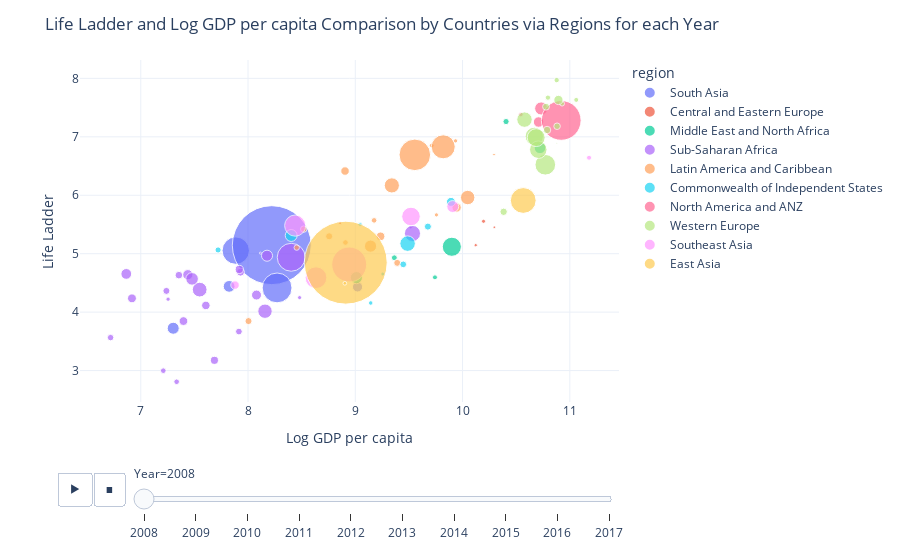

Notebook code cell kept with this figure:
### Code cell
fig = px.scatter(pop_df, 
                 x = "Log GDP per capita",
                 y = "Life Ladder",
                 animation_frame = "Year",
                 animation_group = "Country name",
                 size = "population",
                 template = "plotly_white",
                 color = "region", 
                 hover_name = "Country name", 
                 size_max = 60)
fig.update_layout(title = "Life Ladder and Log GDP per capita Comparison by Countries via Regions for each Year")
fig.show()

### Figure 1 — Plotly figure (JSON) as saved in the notebook; plotly's stock layout.template omitted (floating-point values rounded to 4 significant figures)
{"data": [{"hovertemplate": "<b>%{hovertext}</b><br><br>region=South Asia<br>Year=2008<br>Log GDP per capita=%{x}<br>Life Ladder=%{y}<br>population=%{marker.size}<extra></extra>", "hovertext": ["Afghanistan", "Bangladesh", "India", "Nepal", "Pakistan", "Sri Lanka"], "ids": ["Afghanistan", "Bangladesh", "India", "Nepal", "Pakistan", "Sri Lanka"], "legendgroup": "South Asia", "marker": {"color": "#636efa", "size": [27722276, 144304167, 1200669765, 26666576, 171648986, 19983984], "sizemode": "area", "sizeref": 385100.0, "symbol": "circle"}, "mode": "markers", "name": "South Asia", "orientation": "v", "showlegend": true, "type": "scatter", "x": [7.303, 7.886, 8.222, 7.824, 8.271, 9.021], "xaxis": "x", "y": [3.724, 5.052, 5.146, 4.441, 4.414, 4.431], "yaxis": "y"}, {"hovertemplate": "<b>%{hovertext}</b><br><br>region=Central and Eastern Europe<br>Year=2008<br>Log GDP per capita=%{x}<br>Life Ladder=%{y}<br>population=%{marker.size}<extra></extra>", "hovertext": ["Estonia", "Kosovo", "Latvia", "Lithuania"], "ids": ["Estonia", "Kosovo", "Latvia", "Lithuania"], "legendgroup": "Central and Eastern Europe", "marker": {"color": "#EF553B", "size": [1337090, 1747383, 2177322, 3198231], "sizemode": "area", "sizeref": 385100.0, "symbol": "circle"}, "mode": "markers", "name": "Central and Eastern Europe", "orientation": "v", "showlegend": true, "type": "scatter", "x": [10.3, 8.858, 10.12, 10.2], "xaxis": "x", "y": [5.452, 5.522, 5.145, 5.554], "yaxis": "y"}, {"hovertemplate": "<b>%{hovertext}</b><br><br>region=Middle East and North Africa<br>Year=2008<br>Log GDP per capita=%{x}<br>Life Ladder=%{y}<br>population=%{marker.size}<extra></extra>", "hovertext": ["Iraq", "Israel", "Jordan", "Lebanon", "Saudi Arabia", "Turkey"], "ids": ["Iraq", "Israel", "Jordan", "Lebanon", "Saudi Arabia", "Turkey"], "legendgroup": "Middle East and North Africa", "marker": {"color": "#00cc96", "size": [28385746, 7308800, 6556478, 4764741, 25888541, 70418604], "sizemode": "area", "sizeref": 385100.0, "symbol": "circle"}, "mode": "markers", "name": "Middle East and North Africa", "orientation": "v", "showlegend": true, "type": "scatter", "x": [9.011, 10.41, 9.364, 9.743, 10.72, 9.9], "xaxis": "x", "y": [4.59, 7.261, 4.93, 4.595, 6.811, 5.118], "yaxis": "y"}, {"hovertemplate": "<b>%{hovertext}</b><br><br>region=Sub-Saharan Africa<br>Year=2008<br>Log GDP per capita=%{x}<br>Life Ladder=%{y}<br>population=%{marker.size}<extra></extra>", "hovertext": ["Benin", "Botswana", "Burkina Faso", "Burundi", "Cameroon", "Chad", "Djibouti", "Ghana", "Kenya", "Liberia", "Madagascar", "Mali", "Mauritania", "Mozambique", "Niger", "Nigeria", "Rwanda", "Senegal", "Sierra Leone", "South Africa", "Tanzania", "Togo", "Uganda", "Zambia", "Zimbabwe"], "ids": ["Benin", "Botswana", "Burkina Faso", "Burundi", "Cameroon", "Chad", "Djibouti", "Ghana", "Kenya", "Liberia", "Madagascar", "Mali", "Mauritania", "Mozambique", "Niger", "Nigeria", "Rwanda", "Senegal", "Sierra Leone", "South Africa", "Tanzania", "Togo", "Uganda", "Zambia", "Zimbabwe"], "legendgroup": "Sub-Saharan Africa", "marker": {"color": "#ab63fa", "size": [8696921, 1915639, 14689725, 8126102, 19252666, 11183588, 816358, 23563825, 39791981, 3607860, 19996473, 14113577, 3296238, 22276596, 15250908, 150269623, 9524534, 12004701, 6133603, 49779471, 41853944, 6083420, 30431736, 12848530, 12379549], "sizemode": "area", "sizeref": 385100.0, "symbol": "circle"}, "mode": "markers", "name": "Sub-Saharan Africa", "orientation": "v", "showlegend": true, "type": "scatter", "x": [7.915, 9.516, 7.398, 6.719, 8.079, 7.356, 8.115, 8.177, 8.158, 7.255, 7.439, 7.607, 8.481, 6.865, 6.918, 8.403, 7.239, 7.93, 7.21, 9.533, 7.549, 7.335, 7.478, 7.918, 7.687], "xaxis": "x", "y": [3.667, 5.451, 3.846, 3.563, 4.292, 4.632, 5.009, 4.965, 4.015, 4.221, 4.64, 4.115, 4.248, 4.654, 4.236, 4.939, 4.363, 4.683, 2.997, 5.346, 4.385, 2.808, 4.569, 4.73, 3.174], "yaxis": "y"}, {"hovertemplate": "<b>%{hovertext}</b><br><br>region=Latin America and Caribbean<br>Year=2008<br>Log GDP per capita=%{x}<br>Life Ladder=%{y}<br>population=%{marker.size}<extra></extra>", "hovertext": ["Argentina", "Bolivia", "Brazil", "Chile", "Colombia", "Costa Rica", "Dominican Republic", "Ecuador", "El Salvador", "Guatemala", "Haiti", "Honduras", "Mexico", "Nicaragua", "Panama", "Paraguay", "Peru", "Trinidad and Tobago", "Uruguay"], "ids": ["Argentina", "Bolivia", "Brazil", "Chile", "Colombia", "Costa Rica", "Dominican Republic", "Ecuador", "El Salvador", "Guatemala", "Haiti", "Honduras", "Mexico", "Nicaragua", "Panama", "Paraguay", "Peru", "Trinidad and Tobago", "Uruguay"], "legendgroup": "Latin America and Caribbean", "marker": {"color": "#FFA15A", "size": [40080160, 9721454, 192030362, 16708258, 44254975, 4463125, 9458075, 14535739, 6131764, 14006428, 9646580, 7980955, 110815271, 5667432, 3516204, 6081296, 28562317, 1314443, 3340221], "sizemode": "area", "sizeref": 385100.0, "symbol": "circle"}, "mode": "markers", "name": "Latin America and Caribbean", "orientation": "v", "showlegend": true, "type": "scatter", "x": [10.05, 8.756, 9.555, 9.945, 9.341, 9.713, 9.391, 9.236, 8.908, 8.905, 8.005, 8.52, 9.82, 8.454, 9.935, 9.176, 9.142, 10.29, 9.757], "xaxis": "x", "y": [5.961, 5.298, 6.691, 5.789, 6.168, 6.851, 4.842, 5.297, 5.191, 6.414, 3.846, 5.42, 6.829, 5.104, 6.931, 5.57, 5.129, 6.696, 5.664], "yaxis": "y"}, {"hovertemplate": "<b>%{hovertext}</b><br><br>region=Commonwealth of Independent States<br>Year=2008<br>Log GDP per capita=%{x}<br>Life Ladder=%{y}<br>population=%{marker.size}<extra></extra>", "hovertext": ["Armenia", "Azerbaijan", "Belarus", "Georgia", "Kazakhstan", "Moldova", "Tajikistan", "Ukraine", "Uzbekistan"], "ids": ["Armenia", "Azerbaijan", "Belarus", "Georgia", "Kazakhstan", "Moldova", "Tajikistan", "Ukraine", "Uzbekistan"], "legendgroup": "Commonwealth of Independent States", "marker": {"color": "#19d3f3", "size": [2907618, 8763400, 9527985, 3848449, 15674000, 3570108, 7209930, 46258200, 27302800], "sizemode": "area", "sizeref": 385100.0, "symbol": "circle"}, "mode": "markers", "name": "Commonwealth of Independent States", "orientation": "v", "showlegend": true, "type": "scatter", "x": [9.256, 9.447, 9.677, 9.144, 9.892, 9.045, 7.721, 9.488, 8.402], "xaxis": "x", "y": [4.652, 4.817, 5.463, 4.156, 5.886, 5.503, 5.064, 5.172, 5.311], "yaxis": "y"}, {"hovertemplate": "<b>%{hovertext}</b><br><br>region=North America and ANZ<br>Year=2008<br>Log GDP per capita=%{x}<br>Life Ladder=%{y}<br>population=%{marker.size}<extra></extra>", "hovertext": ["Australia", "Canada", "New Zealand", "United States"], "ids": ["Australia", "Canada", "New Zealand", "United States"], "legendgroup": "North America and ANZ", "marker": {"color": "#FF6692", "size": [21249200, 33247118, 4259800, 304093966], "sizemode": "area", "sizeref": 385100.0, "symbol": "circle"}, "mode": "markers", "name": "North America and ANZ", "orientation": "v", "showlegend": true, "type": "scatter", "x": [10.71, 10.73, 10.54, 10.92], "xaxis": "x", "y": [7.254, 7.486, 7.381, 7.28], "yaxis": "y"}, {"hovertemplate": "<b>%{hovertext}</b><br><br>region=Western Europe<br>Year=2008<br>Log GDP per capita=%{x}<br>Life Ladder=%{y}<br>population=%{marker.size}<extra></extra>", "hovertext": ["Austria", "Belgium", "Denmark", "Finland", "France", "Germany", "Iceland", "Ireland", "Italy", "Netherlands", "Norway", "Portugal", "Spain", "Sweden", "United Kingdom"], "ids": ["Austria", "Belgium", "Denmark", "Finland", "France", "Germany", "Iceland", "Ireland", "Italy", "Netherlands", "Norway", "Portugal", "Spain", "Sweden", "United Kingdom"], "legendgroup": "Western Europe", "marker": {"color": "#B6E880", "size": [8321496, 10709973, 5493621, 5313399, 64374984, 82110097, 317414, 4489544, 58826731, 16445593, 4768212, 10558177, 45954106, 9219637, 61806995], "sizemode": "area", "sizeref": 385100.0, "symbol": "circle"}, "mode": "markers", "name": "Western Europe", "orientation": "v", "showlegend": true, "type": "scatter", "x": [10.88, 10.79, 10.88, 10.8, 10.67, 10.77, 10.88, 10.93, 10.71, 10.89, 11.06, 10.38, 10.58, 10.78, 10.69], "xaxis": "x", "y": [7.181, 7.117, 7.971, 7.671, 7.008, 6.522, 6.888, 7.568, 6.78, 7.631, 7.632, 5.717, 7.294, 7.516, 6.986], "yaxis": "y"}, {"hovertemplate": "<b>%{hovertext}</b><br><br>region=Southeast Asia<br>Year=2008<br>Log GDP per capita=%{x}<br>Life Ladder=%{y}<br>population=%{marker.size}<extra></extra>", "hovertext": ["Cambodia", "Indonesia", "Malaysia", "Philippines", "Singapore", "Thailand", "Vietnam"], "ids": ["Cambodia", "Indonesia", "Malaysia", "Philippines", "Singapore", "Thailand", "Vietnam"], "legendgroup": "Southeast Asia", "marker": {"color": "#FF97FF", "size": [13883834, 235469762, 27236006, 90901965, 4839396, 66530984, 86243413], "sizemode": "area", "sizeref": 385100.0, "symbol": "circle"}, "mode": "markers", "name": "Southeast Asia", "orientation": "v", "showlegend": true, "type": "scatter", "x": [7.879, 8.943, 9.909, 8.634, 11.18, 9.519, 8.44], "xaxis": "x", "y": [4.462, 4.815, 5.807, 4.589, 6.642, 5.636, 5.48], "yaxis": "y"}, {"hovertemplate": "<b>%{hovertext}</b><br><br>region=East Asia<br>Year=2008<br>Log GDP per capita=%{x}<br>Life Ladder=%{y}<br>population=%{marker.size}<extra></extra>", "hovertext": ["China", "Japan", "Mongolia"], "ids": ["China", "Japan", "Mongolia"], "legendgroup": "East Asia", "marker": {"color": "#FECB52", "size": [1324655000, 128063000, 2631898], "sizemode": "area", "sizeref": 385100.0, "symbol": "circle"}, "mode": "markers", "name": "East Asia", "orientation": "v", "showlegend": true, "type": "scatter", "x": [8.911, 10.57, 8.903], "xaxis": "x", "y": [4.846, 5.911, 4.493], "yaxis": "y"}], "layout": {"legend": {"itemsizing": "constant", "title": {"text": "region"}, "tracegroupgap": 0}, "margin": {"t": 60}, "sliders": [{"active": 0, "currentvalue": {"prefix": "Year="}, "len": 0.9, "pad": {"b": 10, "t": 60}, "steps": [{"args": [["2008"], {"frame": {"duration": 0, "redraw": false}, "fromcurrent": true, "mode": "immediate", "transition": {"duration": 0, "easing": "linear"}}], "label": "2008", "method": "animate"}, {"args": [["2009"], {"frame": {"duration": 0, "redraw": false}, "fromcurrent": true, "mode": "immediate", "transition": {"duration": 0, "easing": "linear"}}], "label": "2009", "method": "animate"}, {"args": [["2010"], {"frame": {"duration": 0, "redraw": false}, "fromcurrent": true, "mode": "immediate", "transition": {"duration": 0, "easing": "linear"}}], "label": "2010", "method": "animate"}, {"args": [["2011"], {"frame": {"duration": 0, "redraw": false}, "fromcurrent": true, "mode": "immediate", "transition": {"duration": 0, "easing": "linear"}}], "label": "2011", "method": "animate"}, {"args": [["2012"], {"frame": {"duration": 0, "redraw": false}, "fromcurrent": true, "mode": "immediate", "transition": {"duration": 0, "easing": "linear"}}], "label": "2012", "method": "animate"}, {"args": [["2013"], {"frame": {"duration": 0, "redraw": false}, "fromcurrent": true, "mode": "immediate", "transition": {"duration": 0, "easing": "linear"}}], "label": "2013", "method": "animate"}, {"args": [["2014"], {"frame": {"duration": 0, "redraw": false}, "fromcurrent": true, "mode": "immediate", "transition": {"duration": 0, "easing": "linear"}}], "label": "2014", "method": "animate"}, {"args": [["2015"], {"frame": {"duration": 0, "redraw": false}, "fromcurrent": true, "mode": "immediate", "transition": {"duration": 0, "easing": "linear"}}], "label": "2015", "method": "animate"}, {"args": [["2016"], {"frame": {"duration": 0, "redraw": false}, "fromcurrent": true, "mode": "immediate", "transition": {"duration": 0, "easing": "linear"}}], "label": "2016", "method": "animate"}, {"args": [["2017"], {"frame": {"duration": 0, "redraw": false}, "fromcurrent": true, "mode": "immediate", "transition": {"duration": 0, "easing": "linear"}}], "label": "2017", "method": "animate"}], "x": 0.1, "xanchor": "left", "y": 0, "yanchor": "top"}], "title": {"text": "Life Ladder and Log GDP per capita Comparison by Countries via Regions for each Year"}, "updatemenus": [{"buttons": [{"args": [null, {"frame": {"duration": 500, "redraw": false}, "fromcurrent": true, "mode": "immediate", "transition": {"duration": 500, "easing": "linear"}}], "label": "&#9654;", "method": "animate"}, {"args": [[null], {"frame": {"duration": 0, "redraw": false}, "fromcurrent": true, "mode": "immediate", "transition": {"duration": 0, "easing": "linear"}}], "label": "&#9724;", "method": "animate"}], "direction": "left", "pad": {"r": 10, "t": 70}, "showactive": false, "type": "buttons", "x": 0.1, "xanchor": "right", "y": 0, "yanchor": "top"}], "xaxis": {"anchor": "y", "domain": [0, 1], "title": {"text": "Log GDP per capita"}}, "yaxis": {"anchor": "x", "domain": [0, 1], "title": {"text": "Life Ladder"}}}}
